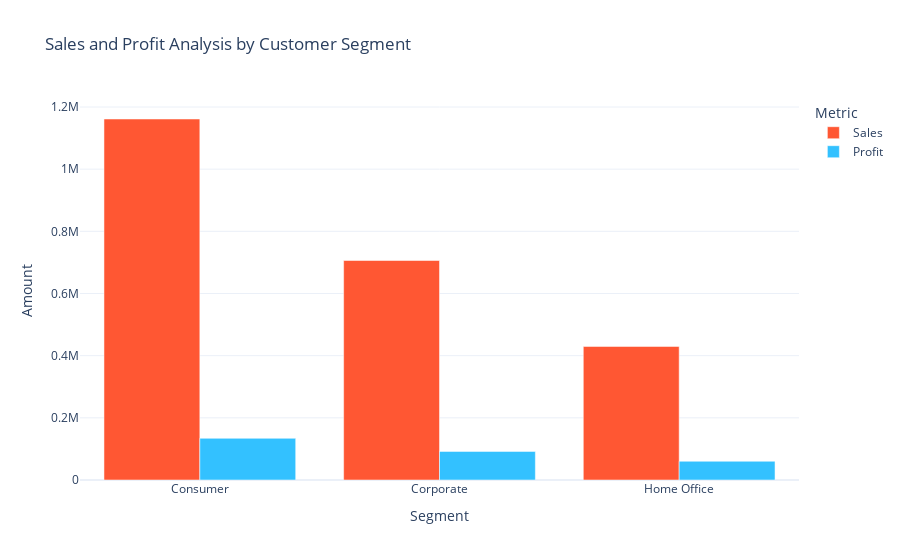

Source (notebook cell):
### Code cell
px.bar(melted_df, x='Segment', y='Amount', color='Metric',
                       color_discrete_sequence=['#FF5733', '#33C1FF'], 
                       barmode='group', title='Sales and Profit Analysis by Customer Segment')

### Figure 1 — Plotly figure (JSON) as saved in the notebook; plotly's stock layout.template omitted (floating-point values rounded to 4 significant figures)
{"data": [{"alignmentgroup": "True", "hovertemplate": "Metric=Sales<br>Segment=%{x}<br>Amount=%{y}<extra></extra>", "legendgroup": "Sales", "marker": {"color": "#FF5733", "pattern": {"shape": ""}}, "name": "Sales", "offsetgroup": "Sales", "orientation": "v", "showlegend": true, "textposition": "auto", "type": "bar", "x": ["Consumer", "Corporate", "Home Office"], "xaxis": "x", "y": [1161000.0, 706100.0, 429700.0], "yaxis": "y"}, {"alignmentgroup": "True", "hovertemplate": "Metric=Profit<br>Segment=%{x}<br>Amount=%{y}<extra></extra>", "legendgroup": "Profit", "marker": {"color": "#33C1FF", "pattern": {"shape": ""}}, "name": "Profit", "offsetgroup": "Profit", "orientation": "v", "showlegend": true, "textposition": "auto", "type": "bar", "x": ["Consumer", "Corporate", "Home Office"], "xaxis": "x", "y": [134100.0, 91980.0, 60300.0], "yaxis": "y"}], "layout": {"autosize": true, "barmode": "group", "legend": {"title": {"text": "Metric"}, "tracegroupgap": 0}, "title": {"text": "Sales and Profit Analysis by Customer Segment"}, "xaxis": {"anchor": "y", "autorange": true, "domain": [0, 1], "range": [-0.5, 2.5], "title": {"text": "Segment"}, "type": "category"}, "yaxis": {"anchor": "x", "autorange": true, "domain": [0, 1], "range": [0, 1223000.0], "title": {"text": "Amount"}, "type": "linear"}}}
